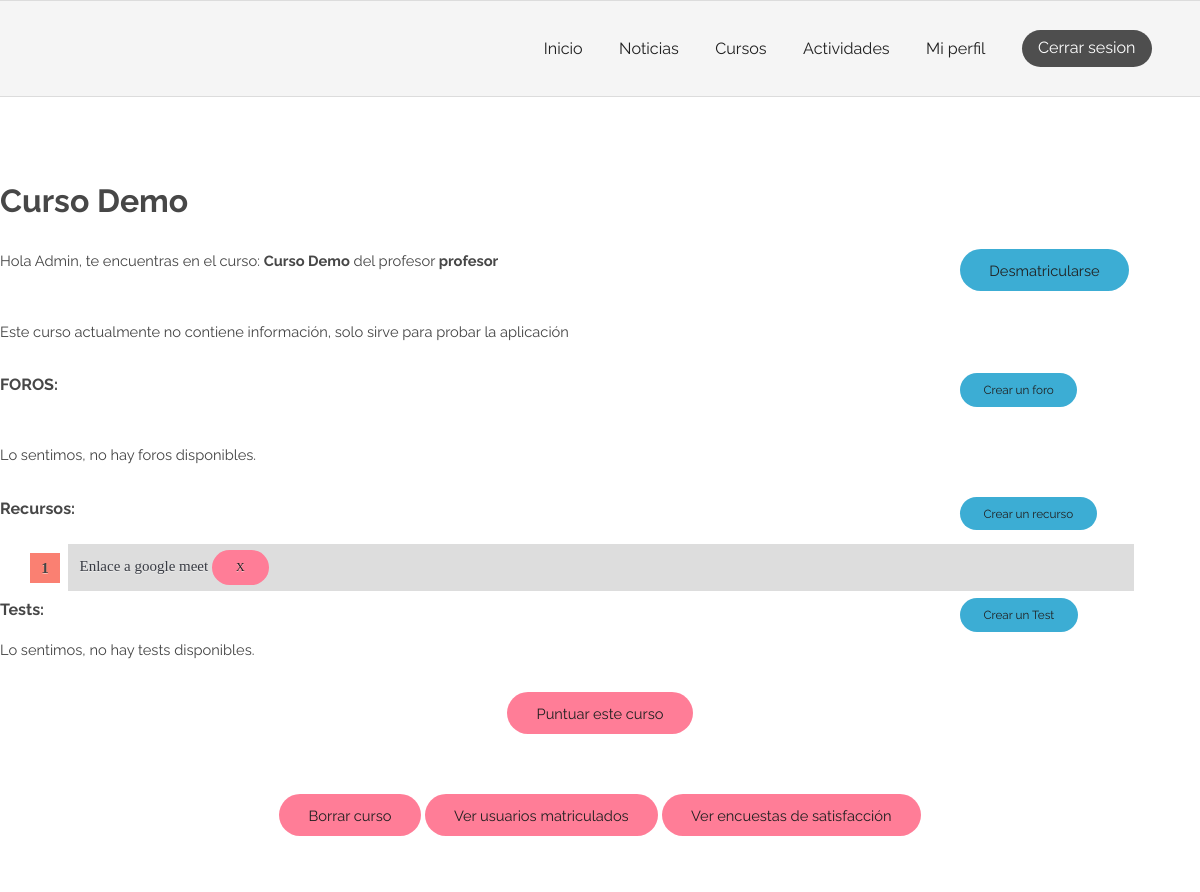
The app's page /courses/1/ (signed in, upper part), older data.
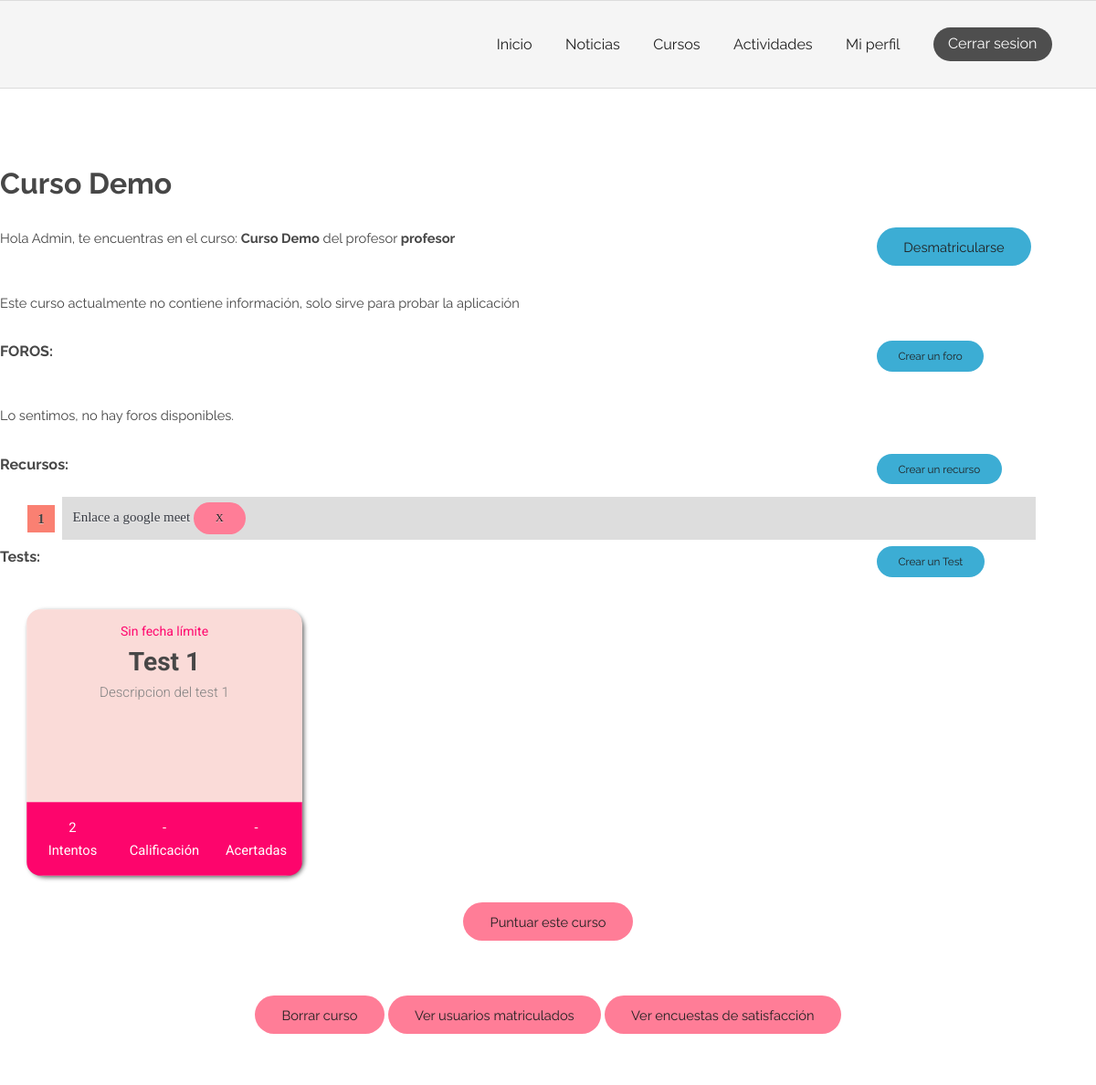
The same page, newer data.
### courses/models.py (models this page shows, shortened)
class Course(models.Model):
    title = models.CharField(max_length=200)
    pub_date = models.DateTimeField(verbose_name="date published", auto_now_add=True)
    enrolled_users = models.ManyToManyField(get_user_model(), related_name="courses", blank=True)
    banned_users = models.ManyToManyField(get_user_model(), related_name="coursesBanned", blank=True)
    teacher = models.ForeignKey(get_user_model(), null=True, on_delete=models.CASCADE, limit_choices_to={'groups__name':'Profesor'})
    description = models.CharField(max_length=1000, blank=True)
    class Meta:
        verbose_name = "Curso"
        verbose_name_plural = "Cursos"

### resources/models.py (models this page shows)
class Resource(models.Model):
    activityCourseFk = models.IntegerField()
    activityCourseType = models.CharField(max_length=20)
    resourceText = models.CharField(max_length=200)
    resourceLink = models.CharField(max_length=200)
    pub_date = models.DateTimeField(verbose_name="date published", auto_now_add=True)
    class Meta:
        verbose_name = "Recurso"
        verbose_name_plural = "Recursos"

### quiz/models.py (models this page shows, shortened)
class Quiz(models.Model):
    title = models.CharField(max_length=50)
    description = models.CharField(max_length=1000, blank=True, null=True)
    maximum_date = models.DateTimeField(verbose_name="Maximum Date", null=True)
    repeatable = models.BooleanField()
    show_qualification = models.BooleanField(default=False)
    activity = models.ForeignKey(Activity, on_delete=models.CASCADE, null=True, blank=True)
    course = models.ForeignKey(Course, on_delete=models.CASCADE, null=True, blank=True)
    class Meta:
        constraints = [
            models.CheckConstraint(
                check = (
                    models.Q(activity__isnull = True, course__isnull = False)
                    |
                    models.Q(activity__isnull = False, course__isnull = True)
                ),
                name='Quiz_activityAndCourse_are_null_or_notnull'
            ),
        ]

### courses/views.py (the view)
# urls.py: path('<int:course_id>/', views.join, name='join'), # /courses/curso/1
@login_required
def join(request, course_id):
    course = get_object_or_404(Course, pk=course_id)
    success = False
    isOwner = is_owner(request.user, course.teacher)
    if request.user not in course.enrolled_users.all() and not isOwner :
        return inscription(request, course_id)
    forumListCourse = Forum.objects.filter(activityCourseType='Course', activityCourseFk=course.id)
    resourceListCourse = Resource.objects.filter(activityCourseType='Course', activityCourseFk=course.id)
    dic_test = {}
    quizListCourse = Quiz.objects.filter(course=course)
    for q in quizListCourse:
        qualifications = Qualification.objects.filter(quiz=q, user=request.user)
        attempts = qualifications.count()
        max_user_qualification = qualifications.order_by('-total_score').first()
        if max_user_qualification and q.show_qualification:
            list_questions = Question.objects.filter(quiz=q)
            max_qualification = list_questions.aggregate(Sum('question_score'))['question_score__sum']
            num_questions = list_questions.count()
            dic_test[q.id] = [
                str(attempts),
                str(max_user_qualification.total_score)+'/'+str(max_qualification),
                str(max_user_qualification.total_correct_questions)+'/'+str(num_questions)
            ]
        else:
            dic_test[q.id] = [str(attempts), None, None]
    show_de_enroll = False
    if request.user in course.enrolled_users.all():
        show_de_enroll = True
    show_review = False
    if Review.objects.all().filter(user=request.user, enrollable_id=course.id).count() <= 0:
        show_review = True
    context = {
        'course': course,
        'success': success,
        'usuario': request.user,
        'isOwner': isOwner,
        'show_de_enroll':show_de_enroll,
        'show_review' : show_review,
        'forumListCourse': forumListCourse,
        'resourceListCourse': resourceListCourse,
        'dic_test':dic_test,
        'quizListCourse': quizListCourse,
        'courseOrActivity': COURSE
    }
    return render(request, 'courses/curso.html', context)

### AprendeAyudando/templates/courses/curso.html (shortened to what this page needs)
{% extends "registration/base.html" %}
{% block style %}
    {% load static %}
    <link rel="stylesheet" type="text/css" href="{% static 'courses/style.css' %}">
{% endblock %}
{% block content %}
<section class="wrapper login">
    {% load auth_extras %}
    <div class="container 100%">
        <h1 style="padding-left: 0px;" class="courseTitle">{{ course.title }}</h1>
        <div class="courseElement">
            <div class="courseElementLeft">
                {% if isOwner %}
                    <p>Bienvenido a tu curso: <strong>{{ course.title }}</strong></p>
                {% else %}
                    <p>Hola {{ usuario.first_name }}, te encuentras en el curso: <strong>{{ course.title }}</strong> del profesor <strong>{{ course.teacher.first_name }}</strong></p>
                {% endif %}
            </div>
            <div class="courseElementRight">
                {% if show_de_enroll %}
                    <form action="{% url 'courses:leave' course.id %}" method="post">
                        <input type="submit" value="Desmatricularse">
                    </form>
                {% endif %}
            </div>
            <div class="courseElementContent">
                <p>{{course.description}}</p>
            </div>
        </div>
        <div class="courseElement">
            <div class="courseElementLeft">
                <h4>FOROS:</h4>
            </div>
            <div class="courseElementRight">
                {% if isOwner or user.is_superuser %}
                    <a  href="{% url 'forum:create' course.id %}" class="button small">Crear un foro</a>
                {% endif %}
            </div>
            <div class="courseElementContent">
                <p>{% if forumListCourse %}
                    <ol id="prettyList" style="width:92%;">
                        {% for forum in forumListCourse %}
                            <li id="prettyListItem"><a href="{% url 'forum:join' forum.id %}">{{ forum.title }}</a></li>
                        {% endfor %}
                    </ol>
                {% else %}
                    <p>Lo sentimos, no hay foros disponibles.</p>
                {% endif %}</p>
            </div>
        </div>
        <div class="courseElement">
            <div class="courseElementLeft">
                <h4>Recursos:</h4>
            </div>
            <div class="courseElementRight">
                {% if isOwner or user.is_superuser %}
                    <a href="{% url 'resources:createResource' course.id %}" class="button small">Crear un recurso</a>
                {% endif %}
            </div>
            <div class="courseElementContent">
                {% if resourceListCourse %}
                    <ol id="prettyList" style="width:92%;">
                        {% for resource in resourceListCourse %}
                        <li id="prettyListItem"><a href="{{ resource.resourceLink }}" target="_blank">{{ resource.resourceText }}</a>
                            <a class="button small pink" href="{% url 'resources:delete' resource.id %}">X</a></li>
                        {% endfor %}
                    </ol>
                {% else %}
                    <p>Lo sentimos, no hay recusos disponibles.</p>
                {% endif %}
            </div>
        </div>
        <div class="courseElement">
            <div class="courseElementLeft">
                <h4>Tests:</h4>
            </div>
            <div class="courseElementRight">
                {% if isOwner or user.is_superuser %}
                    <a href="{% url 'quiz:createQuiz' courseOrActivity course.id %}" class="button small">Crear un Test</a>
                {% endif %}
            </div>
        </div>
            <div class="quizElements">
                {% if quizListCourse %}
                        {% for quiz in quizListCourse %}
                            <a href="{% url 'quiz:startQuiz' quiz.id %}" class="quizElements">
                            <div class="card">
                                <div class="card-text">
                                    {% if quiz.maximum_date is not None %}
                                        <span class="date">Fecha límite: {{quiz.maximum_date}}</span>
                                    {% else %}
                                        <span class="date">Sin fecha límite</span>
                                    {% endif %}
                                    <h2 class="clearh2">{{ quiz.title }}</h2>
                                    <p>{{ quiz.description }}</p>
                                </div>
                                {% with list_info=dic_test|get_item_from_index:quiz.id %}
                                    <div class="card-stats">
                                        <div class="stat">
                                            <div class="value">{{list_info|get_item_from_index:0}}</div>
                                            <div class="type">Intentos</div>
                                        </div>
                                        <div class="stat border">
                                            <div class="value">
                                                {% if list_info|get_item_from_index:1 is None %}
                                                    -
                                                {% else %}
                                                    {{list_info|get_item_from_index:1}}
                                                {% endif %}
                                            </div>
                                            <div class="type">Calificación</div>
                                        </div>
                                        <div class="stat">
                                            <div class="value">
                                                {% if list_info|get_item_from_index:2 is None %}
                                                    -
                                                {% else %}
                                                    {{list_info|get_item_from_index:2}}
                                                {% endif %}
                                            </div>
                                            <div class="type">Acertadas</div>
                                        </div>
                                    </div>
                                {% endwith %}
                            </div>
                            </a>
                        {% endfor %}
                {% else %}
                    <p>Lo sentimos, no hay tests disponibles.</p>
                {% endif %}
            </div>
        <div style="text-align: center;">
            {% if not isOwner and show_review %}
                <a href="{% url 'review:create' course.id course.title %}" class="button pink">Puntuar este curso</a>
            {% endif %}
        </div>
        {% if isOwner or user.is_superuser %}
        <div class="courseElement" style="margin-top: 5%; text-align: center;">
            <div class="courseElementContent">
                <a href="{% url 'courses:delete' course.id %}" class="button pink">Borrar curso</a>
                <a href="{% url 'courses:users' course.id %}" class="button pink">Ver usuarios matriculados</a>
                <a href="{% url 'review:list' course.id course.title %}" class="button pink">Ver encuestas de satisfacción</a>
            </div>
        </div>
        {% endif %}
</section>
{% endblock %}

### AprendeAyudando/templates/registration/base.html (shortened to what this page needs)
{% load static %}
<!DOCTYPE html>
<html>
  <head>
    <link rel="stylesheet" type="text/css" href="{% static 'general/css/skel.css' %}" />
	<link rel="stylesheet" type="text/css" href="{% static 'general/css/style.css' %}" />
	<link rel="stylesheet" type="text/css" href="{% static 'general/css/style-xlarge.css' %}"/>
	<link rel="stylesheet" href="https://cdnjs.cloudflare.com/ajax/libs/font-awesome/4.7.0/css/font-awesome.min.css">
	{% block style %}
    {% endblock %}
  </head>
  <body class="landing">
			<header id="header">
				<nav id="nav">
					<div class="right">
						<ul>
							<li><a href="/">Inicio</a></li>
							<li><a href="/news">Noticias</a></li>
							<li><a href="/courses">Cursos</a></li>
							<li><a href="/activity">Actividades</a></li>
							{% if not user.is_authenticated %}
								<li><a href="/register" >Registro</a></li>
								<li><a href="/accounts/login" class="button special" >Login</a></li>
							{% else %}
								<li><a href="/account" >Mi perfil</a></li>
								<li><a href="{% url 'logout' %}" class="button special" >Cerrar sesion</a></li>
							{% endif %}
						</ul>
					</div>
				</nav>
            </header>
            {% block content %}
            {% endblock %}
	</body>
</html>

Row changes from the older to the newer data that the page shows:
added Quiz: shows "Sin fecha límite", title "Test 1", description "Descripcion del test 1", list_info "2"
Text that changed along with them:
text no longer shown: "Lo sentimos, no hay tests disponibles."
